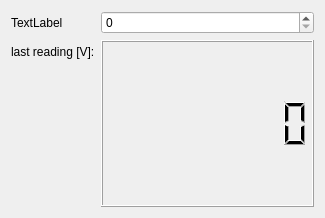
<?xml version="1.0" encoding="UTF-8"?>
<ui version="4.0">
 <class>form_layout</class>
 <widget class="QWidget" name="form_layout">
  <property name="geometry">
   <rect>
    <x>0</x>
    <y>0</y>
    <width>325</width>
    <height>218</height>
   </rect>
  </property>
  <property name="windowTitle">
   <string>Form</string>
  </property>
  <layout class="QFormLayout" name="formLayout">
   <item row="1" column="0">
    <widget class="QLabel" name="label">
     <property name="text">
      <string>TextLabel</string>
     </property>
    </widget>
   </item>
   <item row="2" column="1">
    <widget class="QLCDNumber" name="lcdNumber">
     <property name="sizePolicy">
      <sizepolicy hsizetype="MinimumExpanding" vsizetype="MinimumExpanding">
       <horstretch>0</horstretch>
       <verstretch>0</verstretch>
      </sizepolicy>
     </property>
     <property name="digitCount">
      <number>8</number>
     </property>
    </widget>
   </item>
   <item row="1" column="1">
    <widget class="QSpinBox" name="spinBox"/>
   </item>
   <item row="2" column="0">
    <widget class="QLabel" name="label_2">
     <property name="text">
      <string>last reading [V]:</string>
     </property>
    </widget>
   </item>
  </layout>
 </widget>
 <resources/>
 <connections/>
</ui>
